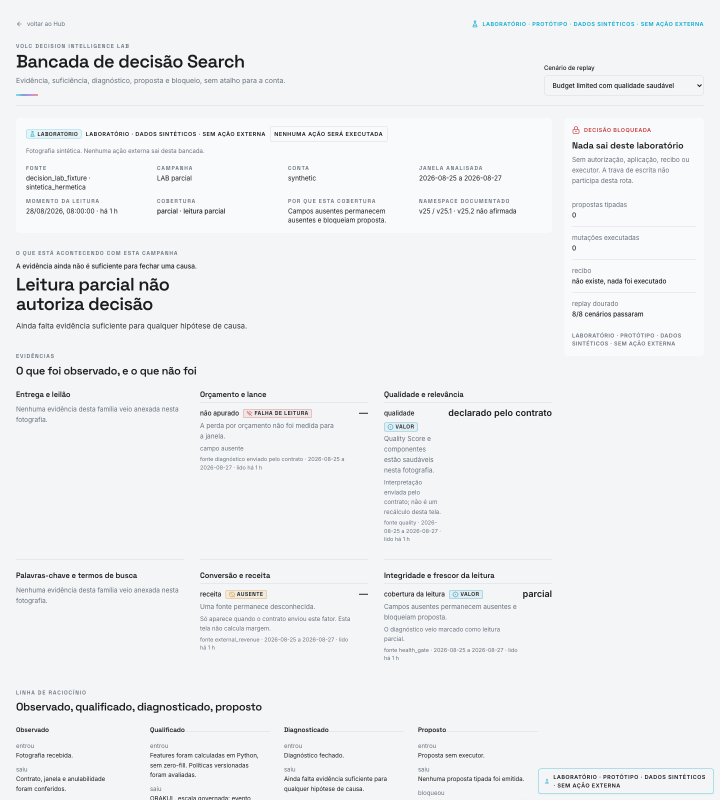
#> input picture src/components/trafego/laboratorio/capturas/desktop-claro-parcial.png, 1440 x 1600 px (shown at 1/2 size)
$ python analisa_foto.py ../../../src/components/trafego/laboratorio/capturas/desktop-claro-parcial.png
#> lines starting #> are read from the running program, lines starting #| are printed output that depends on the picture
#!/usr/bin/env python3
"""PRENSA POC — analisa_foto.py: descobre ONDE o texto deve entrar numa foto.

É o corte ESPACIAL que a auditoria apontou como ausente no dace (existe no
positivo como plan_split/PhotoAnalyzer): em vez de assumir "texto embaixo com
fade escuro", o engine MEDE a imagem e escolhe a região.

O que ele mede, tudo com numpy+PIL, determinístico, milissegundos:

  detalhe    magnitude do gradiente — tipografia sobre textura é ilegível
  planura    desvio da luminância na janela — fundo que oscila cansa a leitura
  polaridade distância do cinza médio — zona clara OU escura serve; cinza médio
             não serve para nenhuma cor de texto
  foco       centróide da energia de detalhe = onde está o sujeito; o texto
             não pode cobri-lo (regra de composição, não de contraste)

Emite a zona vencedora + a decisão de cor do texto + o selo MÍNIMO necessário
naquela zona (não um fade global). Se nenhuma zona serve, devolve None e o
chamador decide — fail-closed, nunca "coloca em cima e torce".
"""
from __future__ import annotations
import json, sys
from pathlib import Path

import numpy as np
from PIL import Image

AQUI = Path(__file__).parent
ESCALA = 8  # análise em 1/8 da resolução: 15x mais rápido, mesma decisão

def _lum_relativa(c8: float) -> float:
    c = c8 / 255.0
    return c / 12.92 if c <= 0.03928 else ((c + 0.055) / 1.055) ** 2.4

def contraste(a8: float, b8: float) -> float:
    la, lb = _lum_relativa(a8), _lum_relativa(b8)
    hi, lo = max(la, lb), min(la, lb)
    return (hi + 0.05) / (lo + 0.05)

def _faixas(y0: int, x0: int, y1: int, x1: int):
    """Terços verticais e horizontais da zona — o sujeito costuma entrar por
    UMA borda, e é essa faixa que precisa acusar."""
    ty, tx = (y1 - y0) // 3, (x1 - x0) // 3
    for i in range(3):
        yield (y0, x0 + i * tx, y1, x0 + (i + 1) * tx if i < 2 else x1)
        yield (y0 + i * ty, x0, y0 + (i + 1) * ty if i < 2 else y1, x1)

def _integral(m: np.ndarray) -> np.ndarray:
    return np.pad(m.cumsum(0).cumsum(1), ((1, 0), (1, 0)))

def _soma(ii: np.ndarray, y0: int, x0: int, y1: int, x1: int) -> float:
    return float(ii[y1, x1] - ii[y0, x1] - ii[y1, x0] + ii[y0, x0])

_LUT = np.array([(c / 255.0) / 12.92 if c / 255.0 <= 0.04045
                 else (((c / 255.0) + 0.055) / 1.055) ** 2.4 for c in range(256)])

def analisa(caminho: str | Path, canvas: dict, safe: dict,
            alvo_contraste: float = 4.5) -> dict:
#> called with alvo_contraste = 4.5
    from PIL import ImageOps
    im = Image.open(AQUI / caminho)
#> im is the input picture: PIL image 1440x1600 RGB; mean R, G, B 238.4, 240.5, 242.4
    im = ImageOps.exif_transpose(im)   # foto com EXIF girado seria medida deitada
    if im.mode in ("RGBA", "LA", "P"):
        fundo = Image.new("RGBA", im.size, (0, 0, 0, 255))
        im = Image.alpha_composite(fundo, im.convert("RGBA"))
    im = im.convert("RGB")
    W, H = canvas["w"], canvas["h"]
    im = im.resize((W, H), Image.LANCZOS) if im.size != (W, H) else im
#> im: PIL image 1088x1360 RGB
    # redução por FATOR INTEIRO (média de área exata). LANCZOS introduz ringing,
    # e ringing vira BORDA FALSA — justamente a grandeza que este módulo mede.
    im = im.reduce(ESCALA)
#> im: PIL image 136x170 RGB
    a8 = np.asarray(im)
    a = a8.astype(np.float32)

    # DUAS luminâncias, cada uma no seu papel — misturá-las é o erro clássico:
    #  · gama-codificada → ESTRUTURA (gradiente, desvio): é nela que o olho lê detalhe
    #  · linearizada por CANAL → CONTRASTE: só ela vale em fórmula WCAG.
    # Calcular luma no gama e linearizar depois (o que este arquivo fazia) chega a
    # divergir 12:1 vs 4:1 em cor saturada, SEMPRE otimista. Mesma ordem do
    # pixel_gates.py do dace, senão os dois módulos brigam.
    L = 0.2126 * a[:, :, 0] + 0.7152 * a[:, :, 1] + 0.0722 * a[:, :, 2]
    Yrel = (0.2126 * _LUT[a8[:, :, 0]] + 0.7152 * _LUT[a8[:, :, 1]]
            + 0.0722 * _LUT[a8[:, :, 2]])
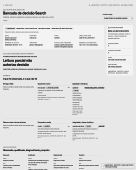
#> Yrel: shape (170, 136) float64; min 0.104, max 0.963, mean 0.878
    h, w = L.shape
#> h = 170; w = 136

    gy, gx = np.gradient(L)
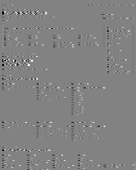
#> gx: shape (170, 136) float32; min -58, max 55.5, mean 0; drawn with min black and max white
    detalhe = np.hypot(gx, gy)
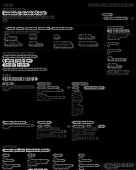
#> detalhe: shape (170, 136) float32; min 0, max 84.17, mean 5.3; drawn with min black and max white

    # ponto focal: centróide da energia de detalhe (onde o olho vai primeiro)
    peso = detalhe ** 2
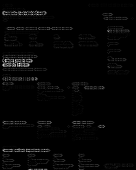
#> peso: shape (170, 136) float32; min 0, max 7085, mean 143.6; drawn with min black and max white
    total = peso.sum() + 1e-9
#> total = 3320550.5
    foco_y = float((peso.sum(1) * np.arange(h)).sum() / total)
#> foco_y = 81.84
    foco_x = float((peso.sum(0) * np.arange(w)).sum() / total)
#> foco_x = 43.65

    # energia do detalhe: a MÉDIA não distingue "fundo liso" de "fundo liso com
    # uma silhueta atravessando". A raiz quadrática média sim — uma borda forte
    # eleva a RMS mesmo com média baixa. É o que impede o texto de encostar no
    # sujeito por um zona que "em média" parecia calma.
    ii_d, ii_d2 = _integral(detalhe), _integral(detalhe ** 2)
#> in _integral (call 2), `return np.pad(m.cumsum(0).cumsum(1), ((1, 0), (1, 0)))`:
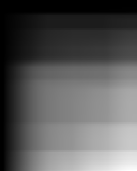
#> returned value: shape (171, 137) float32; min 0, max 3320550.5, mean 1161838.9; drawn with min black and max white
    ii_L, ii_L2 = _integral(L), _integral(L ** 2)
#> in _integral (call 3), `return np.pad(m.cumsum(0).cumsum(1), ((1, 0), (1, 0)))`:
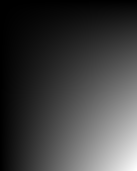
#> returned value: shape (171, 137) float32; min 0, max 5550960, mean 1380165.5; drawn with min black and max white
    sy, sx = safe["top"] // ESCALA, safe["left"] // ESCALA
    ey, ex = h - safe["bottom"] // ESCALA, w - safe["right"] // ESCALA
#> ey = 159; ex = 125

    # candidatas: faixa cheia, coluna esquerda e coluna direita, alturas variadas
    larguras = [(sx, ex), (sx, sx + (ex - sx) * 55 // 100), (ex - (ex - sx) * 55 // 100, ex)]
#> larguras = [(11, 125), (11, 73), (63, 125)]
    candidatas = []
    for x0, x1 in larguras:
        for frac in (0.26, 0.32, 0.40):
            bh = int(h * frac)
            for y0 in range(sy, ey - bh + 1, max(1, h // 40)):
                candidatas.append((y0, x0, y0 + bh, x1))

    # calibra o limite na PRÓPRIA foto: fixo em absoluto reprovaria toda foto
    # de alto contraste e aprovaria toda foto lavada
    rms_todas = []
    for (y0, x0, y1, x1) in candidatas:
        n = (y1 - y0) * (x1 - x0)
        rms_todas.append((max(0.0, _soma(ii_d2, y0, x0, y1, x1) / n)) ** 0.5)
#> after the loop, rms_todas = 216 values, max 17.05 at index 76, min 7.11 at index 215, mean 11
    limite_silhueta = float(np.percentile(rms_todas, 45))
#> limite_silhueta = 9.74

    melhor, ranking = None, []
    for (y0, x0, y1, x1) in candidatas:
        n = (y1 - y0) * (x1 - x0)
        det = _soma(ii_d, y0, x0, y1, x1) / n
        rms = (max(0.0, _soma(ii_d2, y0, x0, y1, x1) / n)) ** 0.5
        media = _soma(ii_L, y0, x0, y1, x1) / n
        var = max(0.0, _soma(ii_L2, y0, x0, y1, x1) / n - media ** 2)
        planura = var ** 0.5

        # SILHUETA POR FAIXA: a RMS do bloco inteiro DILUI uma intrusão de
        # borda (13% da largura tomada pelo sujeito some na média). Testa-se a
        # zona em terços verticais e horizontais: basta UM terço acusar para a
        # zona ser inadmissível. É o que impede o texto de encostar no contorno.
        pior_faixa = 0.0
        for (fy0, fx0, fy1, fx1) in _faixas(y0, x0, y1, x1):
            nf = max(1, (fy1 - fy0) * (fx1 - fx0))
            pior_faixa = max(pior_faixa,
                             (max(0.0, _soma(ii_d2, fy0, fx0, fy1, fx1) / nf)) ** 0.5)
        if pior_faixa > limite_silhueta * 1.25:
            continue

        quietude = 1.0 / (1.0 + det / 6.0)          # pouco detalhe → perto de 1
        uniforme = 1.0 / (1.0 + planura / 22.0)     # luminância estável → perto de 1
        polaridade = abs(media - 127.5) / 127.5     # extremo (claro/escuro) é bom
        # respeito ao sujeito: penaliza cobrir o ponto focal
        cy, cx = (y0 + y1) / 2, (x0 + x1) / 2
        dist = ((cy - foco_y) / h) ** 2 + ((cx - foco_x) / w) ** 2
        respeito = min(1.0, dist ** 0.5 / 0.34)
        area = (y1 - y0) * (x1 - x0) / (h * w)

        nota = (quietude * 0.32 + uniforme * 0.24 + polaridade * 0.20
                + respeito * 0.18 + area * 0.06)
        ranking.append((nota, y0, x0, y1, x1, media, planura, det, respeito))
#> this loop made 216 passes
#> (n, det, rms, media, var, planura) on passes 2 to 4: (5016, 5.82, 11.1, 241.9, 211.4, 14.54), (5016, 6.02, 12.25, 241.5, 269.5, 16.42), (5016, 6.78, 13.75, 240.7, 348.9, 18.68)
#> after the loop, ranking = 64 items
    if not ranking:
        return {"viavel": False, "motivo": "toda zona candidata cruza a silhueta do sujeito"}
    ranking.sort(reverse=True)
    nota, y0, x0, y1, x1, media, planura, det, respeito = ranking[0]
#> nota = 0.762; y0 = 91; x0 = 63; y1 = 159; x1 = 125; media = 241.9; planura = 9.96; det = 2.48; respeito = 1

    # DINÂMICA DE QUIETUDE: quanto a melhor zona é melhor que a pior. Foto sem
    # zona quieta distinguível (razão baixa) não tem "lugar certo" — a decisão
    # existe, mas é fraca, e quem consome precisa saber disso.
    dinamica = round(max(rms_todas) / max(min(rms_todas), 1e-6), 2)
#> dinamica = 2.4

    # cor do texto e selo mínimo — TUDO em luminância relativa linear (WCAG)
    zona_rel = Yrel[y0:y1, x0:x1]
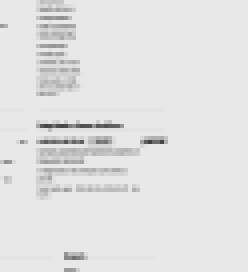
#> zona_rel: shape (68, 62) float64 (shown 4 times larger); min 0.261, max 0.919, mean 0.889
    escura = media < 127.5
#> escura = False
    tinta_rel = _LUT[245] if escura else _LUT[20]
#> tinta_rel = 0.007
    # o pior caso: para texto claro, o pixel mais CLARO do fundo; e vice-versa
    pior_rel = float(np.percentile(zona_rel, 95 if escura else 5))
#> pior_rel = 0.743
    alpha = None
    for passo in range(0, 100):
        cand = passo / 100
        # selo preto (escurece) sob texto claro; selo branco (clareia) sob texto escuro
        fundo_rel = pior_rel * (1 - cand) if escura else pior_rel + (1.0 - pior_rel) * cand
        hi, lo = max(tinta_rel, fundo_rel), min(tinta_rel, fundo_rel)
        if (hi + 0.05) / (lo + 0.05) >= alvo_contraste:
            alpha = round(cand, 2); break
#> this loop made 1 pass
#> (fundo_rel, hi, lo) on pass 1: (0.743, 0.743, 0.007)

    return {
        "zona": {"x": x0 * ESCALA, "y": y0 * ESCALA,
                 "w": (x1 - x0) * ESCALA, "h": (y1 - y0) * ESCALA},
        "nota": round(nota, 4),
        "limite_silhueta": round(limite_silhueta, 2),
        "medidas": {"luminancia_media": round(media, 1), "planura": round(planura, 1),
                    "detalhe": round(det, 2), "respeito_ao_foco": round(respeito, 3),
                    "pior_luminancia_relativa": round(pior_rel, 5),
                    "dinamica_de_quietude": dinamica,
                    "zonas_admissiveis": len(ranking),
                    "confianca": "alta" if dinamica >= 2.5 else "baixa"},
        "foco": {"x": int(foco_x * ESCALA), "y": int(foco_y * ESCALA)},
        "texto_claro": bool(escura),
        "selo_alpha": alpha,
        "viavel": alpha is not None,
    }

if __name__ == "__main__":
    caminho = sys.argv[1] if len(sys.argv) > 1 else "out/bg_kintsugi.png"
    canvas = {"w": 1088, "h": 1360}
    safe = {"top": 88, "bottom": 88, "left": 88, "right": 88}
    print(json.dumps(analisa(caminho, canvas, safe), indent=2, ensure_ascii=False))

$ run again, on src/components/trafego/laboratorio/capturas/desktop-claro-sintetico.png
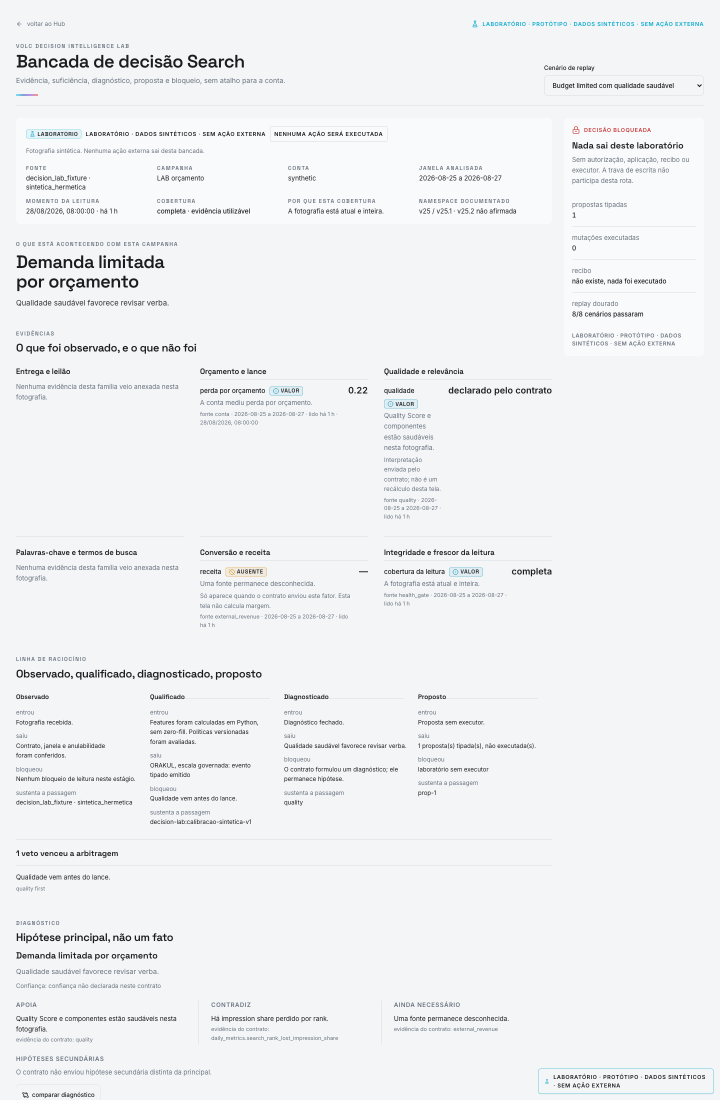
#> input picture src/components/trafego/laboratorio/capturas/desktop-claro-sintetico.png, 1440 x 2200 px (shown at 1/2 size)
#> in analisa, im is the input picture: PIL image 1440x2200 RGB; mean R, G, B 238.8, 240.8, 242.8
#> total = 2413445.8
#> foco_y = 69.72
#> foco_x = 44.23
#> in _integral (call 2), `return np.pad(m.cumsum(0).cumsum(1), ((1, 0), (1, 0)))`:
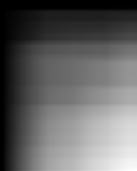
#> returned value: shape (171, 137) float32; min 0, max 2413445, mean 939655.5; drawn with min black and max white
#> after the loop in analisa, `for (y0, x0, y1, x1) in candidatas:`: rms_todas = 216 values, max 14.35 at index 74, min 4.65 at index 170, mean 9.59
#> limite_silhueta = 9.46
#> the loop in analisa, `for (y0, x0, y1, x1) in candidatas:` made 216 passes
#> (n, det, rms, media, var, planura) on passes 2 to 4: (5016, 6.12, 12.08, 240.9, 265.5, 16.29), (5016, 6.84, 12.96, 239.9, 306.4, 17.5), (5016, 6.05, 12.13, 240.2, 266.9, 16.34)
#> after the loop in analisa, `for (y0, x0, y1, x1) in candidatas:`: ranking = 82 items
#> in analisa, `nota, y0, x0, y1, x1, media, planura, det, respeito = ranking[0]`: nota = 0.813; y0 = 99; x0 = 63; y1 = 153; x1 = 125; media = 243.3; planura = 6.65; det = 1.42; respeito = 1
#> dinamica = 3.08
#> in analisa, `zona_rel = Yrel[y0:y1, x0:x1]`:
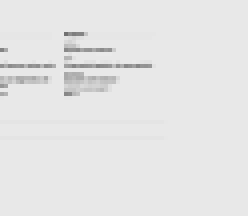
#> zona_rel: shape (54, 62) float64 (shown 4 times larger); min 0.444, max 0.919, mean 0.9
#> escura = False
#> tinta_rel = 0.007
#> pior_rel = 0.886
#> the loop in analisa, `for passo in range(0, 100):` made 1 pass
#> (fundo_rel, hi, lo) on pass 1: (0.886, 0.886, 0.007)

$ run again, on src/components/trafego/laboratorio/capturas/mobile-claro-sintetico.png
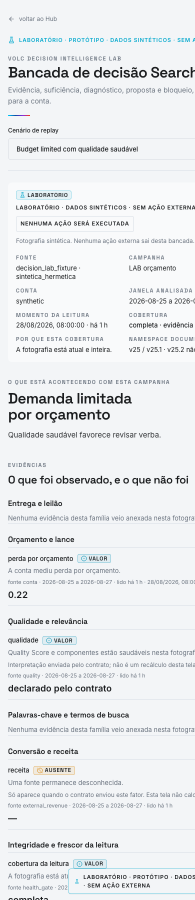
#> input picture src/components/trafego/laboratorio/capturas/mobile-claro-sintetico.png, 390 x 1800 px (shown at 1/2 size)
#> in analisa, im is the input picture: PIL image 390x1800 RGB; mean R, G, B 232.9, 235.3, 237.5
#> total = 7813940
#> foco_y = 78.44
#> foco_x = 55.25
#> in _integral, `return np.pad(m.cumsum(0).cumsum(1), ((1, 0), (1, 0)))`:
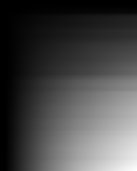
#> returned value: shape (171, 137) float32; min 0, max 248315.3, mean 70600.2; drawn with min black and max white
#> after the loop in analisa, `for (y0, x0, y1, x1) in candidatas:`: rms_todas = 216 values, max 28.2 at index 85, min 9.01 at index 193, mean 19.4
#> limite_silhueta = 18.74
#> the loop in analisa, `for (y0, x0, y1, x1) in candidatas:` made 216 passes
#> (n, det, rms, media, var, planura) on passes 8 to 10: (5016, 14.67, 22.96, 232.4, 786.5, 28.04), (5016, 13.68, 22.4, 233.9, 734.9, 27.11), (5016, 13.99, 23.21, 232.6, 824.7, 28.72)
#> after the loop in analisa, `for (y0, x0, y1, x1) in candidatas:`: ranking = 104 items
#> in analisa, `nota, y0, x0, y1, x1, media, planura, det, respeito = ranking[0]`: nota = 0.691; y0 = 95; x0 = 63; y1 = 149; x1 = 125; media = 239.2; planura = 12.41; det = 5.06; respeito = 1
#> in analisa, `zona_rel = Yrel[y0:y1, x0:x1]`:
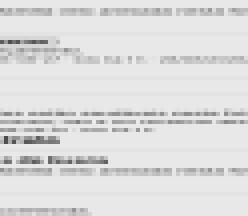
#> zona_rel: shape (54, 62) float64 (shown 4 times larger); min 0.295, max 0.919, mean 0.869
